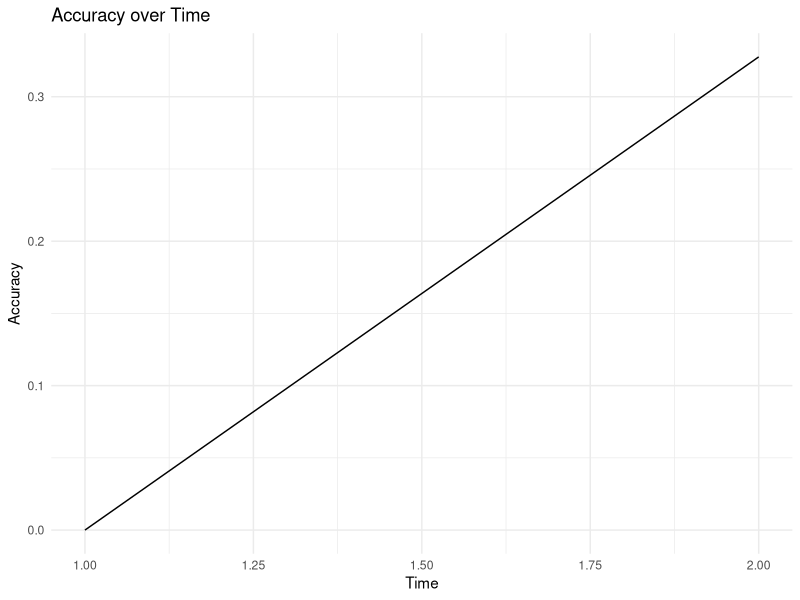
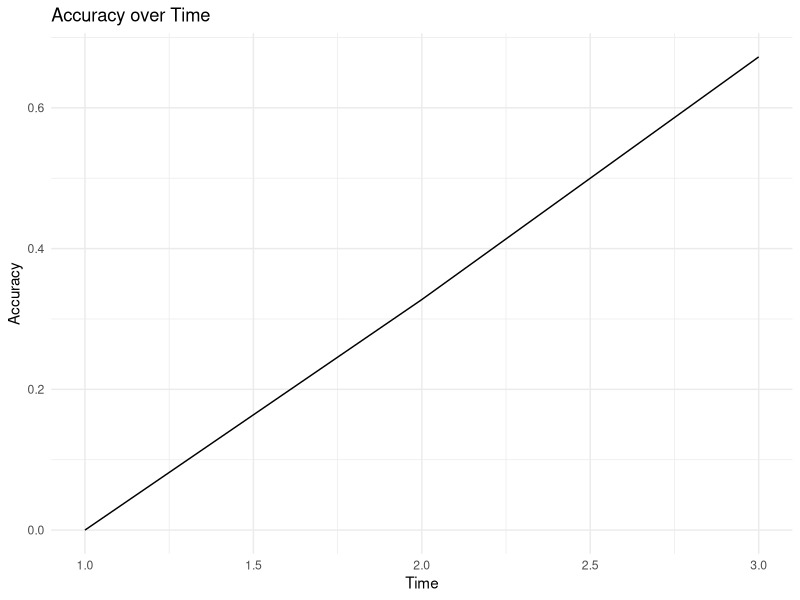
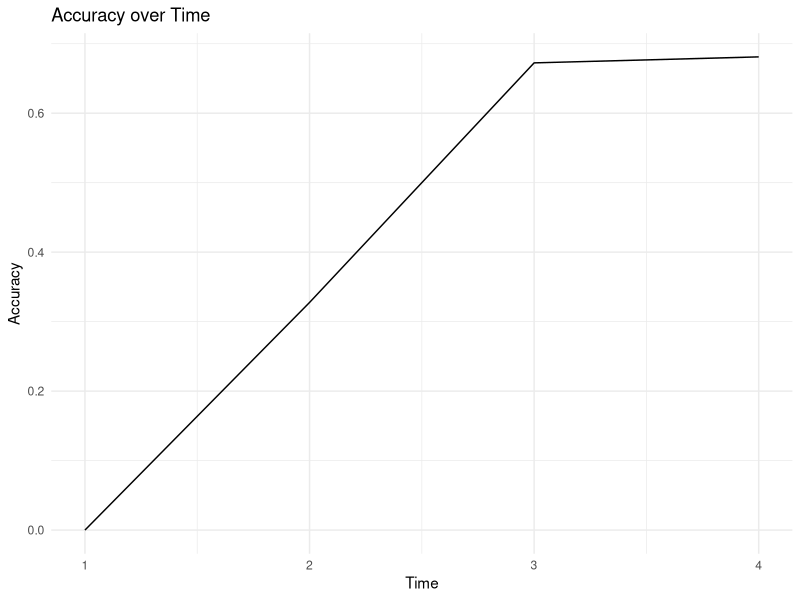

Reproduce these figures in R, in order. (Note: a time limit stopped this script after it produced the figures.)
rm(list = ls())
options(scipen = 999)
options("print.matrix" = FALSE)

library(ggplot2)

# Define the compute function outside the loop to avoid redefining
compute_Function <- function(train, L1, B1, L2, B2, L3, B3, O1, OB, bestModel = NULL) {
  
  L1_A <- 1 / (1 + exp(-train %*% L1 - B1))
  L2_A <- 1 / (1 + exp(-L1_A %*% L2 - B2))
  L3_A <- 1 / (1 + exp(-L2_A %*% L3 - B3))
  O_A <- 1 / (1 + exp(-L3_A %*% O1 - OB))
  return(which(O_A == max(O_A), arr.ind=TRUE)[2])
}
predict_Function <- function(DATA, bestModel) {
  
  L1_A <- 1 / (1 + exp(-DATA %*% bestModel$L1 - bestModel$B1))
  L2_A <- 1 / (1 + exp(-L1_A %*% bestModel$L2 - bestModel$B2))
  L3_A <- 1 / (1 + exp(-L2_A %*% bestModel$L3 - bestModel$B3))
  O_A <- 1 / (1 + exp(-L3_A %*% bestModel$O1 - bestModel$OB))
  return(which(O_A == max(O_A), arr.ind=TRUE)[2])
}

data <- iris
sample <- sample(c(TRUE, FALSE), nrow(data), replace=TRUE, prob=c(0.8,0.2))
trainMaster  <- data.matrix(data[sample,],rownames.force = T)
test   <- data.matrix(data[!sample,],rownames.force = T)

accuracy <- 0
AccuracyTable <- data.frame(time = 1, Accuracy = accuracy)
bestModel <- list()

layerTime <- 0
computeTime <- 0
accuracyTime <- 0
time <- 1

startTime <- Sys.time()

for (i in 1:100000) {
  # i = 1
  start <- Sys.time()
  L1 <- matrix(runif(n = 16, min = -10, max = 10), nrow = 4, ncol = 4)
  B1 <- runif(4, min = -10, 10)
  L2 <- matrix(runif(n = 16, min = -10, max = 10), nrow = 4, ncol = 4)
  B2 <- runif(4, min = -10, 10)
  L3 <- matrix(runif(n = 16, min = -10, max = 10), nrow = 4, ncol = 4)
  B3 <- runif(4, min = -10, 10)
  O1 <- matrix(runif(n = 12, min = -10, max = 10), nrow = 4, ncol = 3)
  OB <- runif(3, min = -10, 10)
  layerTime <- layerTime + start - Sys.time()
  
  start <- Sys.time()
  table <- cbind(trainMaster[,5],
                 apply(trainMaster[,1:4], MARGIN=1, FUN=compute_Function, L1=L1, B1=B1, L2=L2, B2=B2, L3=L3, B3=B3, O1=O1, OB=OB))
  computeTime <- computeTime + start - Sys.time()
  
  start <- Sys.time()
  proportion_matching <- sum(table[,1] == table[,2]) / nrow(table)
  accuracyTime <- accuracyTime + start - Sys.time()
  
  if (proportion_matching > accuracy) {
    accuracy <- proportion_matching
    bestModel <- list(accuracy = proportion_matching,
                      layerTime = layerTime,
                      computeTime = computeTime,
                      accuracyTime = accuracyTime,
                      L1 = L1, 
                      B1 = B1, 
                      L2 = L2, 
                      B2 = B2, 
                      L3 = L3, 
                      B3 = B3, 
                      O1 = O1, 
                      OB = OB)
    time <- time + 1

    AccuracyTable <-  rbind(AccuracyTable, data.frame(time = time, Accuracy = accuracy))

    plot <- ggplot(AccuracyTable, aes(x = time, y = Accuracy)) +
      geom_line() + # Use points to represent data
      labs(title = "Accuracy over Time", x = "Time", y = "Accuracy") + 
      theme_minimal()
    print(plot)
  }
}

# bestModel_BACKUP <- bestModel

# Print best model after the loop
print(startTime - Sys.time())
print(paste(bestModel$accuracy, bestModel$layerTime, bestModel$computeTime, bestModel$accuracyTime))


table <- cbind(test[,5],
               apply(test[,1:4], MARGIN=1, FUN=predict_Function, bestModel))
proportion_matching <- sum(table[,1] == table[,2]) / nrow(table)
